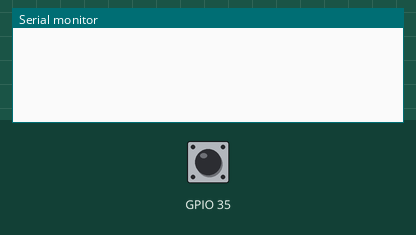
Simulated run of this sketch. Board: ESP32. Shown: the last lines printed to the serial monitor. The test bench sets the inputs (shaded band); at power-on: GPIO 35 HIGH.

Above: at 1.2 s.
1.3 s: GPIO 35 pulled LOW for 0.15 s
At 1.8 s:
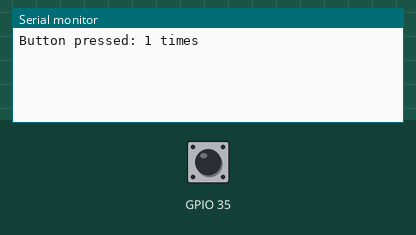
2.9 s: GPIO 35 pulled LOW for 1 s
At 4.3 s:
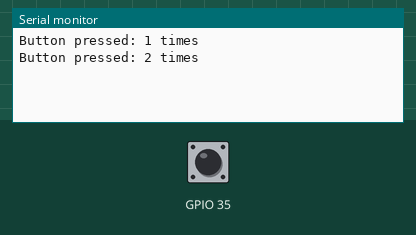
5.4 s: GPIO 35 pulled LOW for 0.15 s
At 6.2 s:
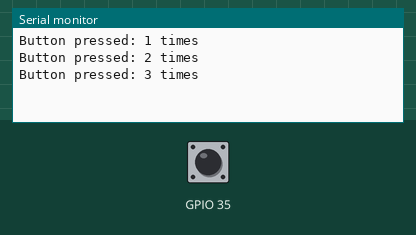
7.0 s: GPIO 35 pulsed LOW 5 times (0.12 s each, 0.3 s apart)
At 9.3 s:
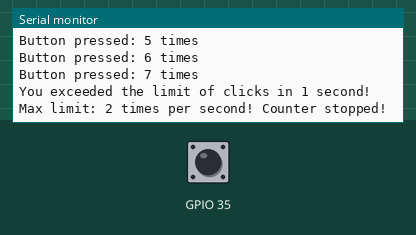
Timing chart, 0 to 10.8 s (numbered marks = the images above; inputs shaded):
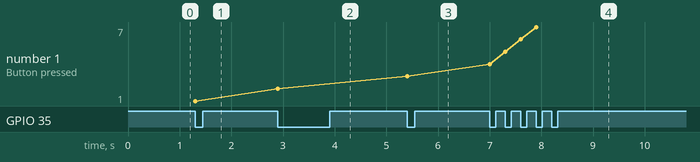

Measured:
- after the input at 1.3 s, the serial monitor: prints a new line at once (image 1)
- after the input at 2.9 s, the serial monitor: prints a new line at once (image 2)
- after the input at 5.4 s, the serial monitor: prints a new line at once (image 3)
- after the input at 7.0 s, the serial monitor: prints a new line at once (image 4)
- plotted number 1: 1 → 2 after the input at 2.9 s, 2 → 3 after the input at 5.4 s, 3 → 7 after the input at 7.0 s

The sketch:

CountingClicks.ino
```cpp
int maxCLicks = 2;
int currentCLicks = 0;
int tenClicksTimer = 0;
long timeLimit = 1000000; //1 second in microsec
bool disableTimer = false;
bool disableTimerSay = false;

hw_timer_t *My_timer = NULL;


struct Button {
	const uint8_t PIN;
	uint32_t numberKeyPresses;
	bool pressed;
};

Button button = {35, 0, false};

unsigned long button_time = 0;
unsigned long last_button_time = 0;

void IRAM_ATTR isr() {
  button_time = millis();
  if (button_time - last_button_time > 50)
  {
    button.numberKeyPresses++;
    button.pressed = true;
    last_button_time = button_time;
  }
}

void IRAM_ATTR onTimer(){
  if(currentCLicks > maxCLicks){
    detachInterrupt(button.PIN);
    disableTimer = true;
  }
  else{
    currentCLicks = 0;
  }
}

void setup() {
  Serial.begin(115200);
	pinMode(button.PIN, INPUT_PULLUP);
	attachInterrupt(button.PIN, isr, FALLING);

  // Creating timer
  My_timer = timerBegin(0, 80, true);
  timerAttachInterrupt(My_timer, &onTimer, true);
  timerAlarmWrite(My_timer, timeLimit, true);
  timerAlarmEnable(My_timer);
}

void loop() {
  if(!disableTimer){
    if (button.pressed) {
		  Serial.printf("Button pressed: %u times\n", button.numberKeyPresses);
		  button.pressed = false;
      currentCLicks++;
      tenClicksTimer++;

      if(tenClicksTimer == 10){
        timeLimit -= 100000;
        timerAlarmWrite(My_timer, timeLimit, true);
        tenClicksTimer = 0;
        Serial.printf("You made 10 clicks! Your new time limit decreased on 100 milliseconds!");
      }
	  }
  }
  else{
    timerAlarmDisable(My_timer);
    if(disableTimerSay == false){
      Serial.printf("You exceeded the limit of clicks in 1 second! Max limit: %u times per second! Counter stopped!", maxCLicks);
      disableTimerSay = true;
    }
  }
}
```
